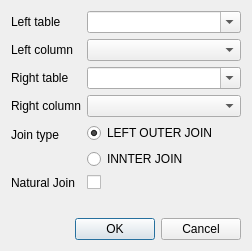
<?xml version="1.0" encoding="UTF-8"?>
<ui version="4.0">
 <class>JoinTableDialog</class>
 <widget class="QDialog" name="JoinTableDialog">
  <property name="geometry">
   <rect>
    <x>0</x>
    <y>0</y>
    <width>252</width>
    <height>251</height>
   </rect>
  </property>
  <property name="windowTitle">
   <string>Join Tables</string>
  </property>
  <layout class="QVBoxLayout" name="verticalLayout">
   <item>
    <layout class="QFormLayout" name="formLayout">
     <item row="0" column="0">
      <widget class="QLabel" name="label">
       <property name="text">
        <string>Left table</string>
       </property>
      </widget>
     </item>
     <item row="0" column="1">
      <widget class="QComboBox" name="leftTable">
       <property name="editable">
        <bool>true</bool>
       </property>
       <property name="insertPolicy">
        <enum>QComboBox::NoInsert</enum>
       </property>
      </widget>
     </item>
     <item row="1" column="0">
      <widget class="QLabel" name="label_2">
       <property name="text">
        <string>Left column</string>
       </property>
      </widget>
     </item>
     <item row="1" column="1">
      <widget class="QComboBox" name="leftColumn"/>
     </item>
     <item row="2" column="0">
      <widget class="QLabel" name="label_3">
       <property name="text">
        <string>Right table</string>
       </property>
      </widget>
     </item>
     <item row="2" column="1">
      <widget class="QComboBox" name="rightTable">
       <property name="editable">
        <bool>true</bool>
       </property>
       <property name="insertPolicy">
        <enum>QComboBox::NoInsert</enum>
       </property>
      </widget>
     </item>
     <item row="3" column="0">
      <widget class="QLabel" name="label_4">
       <property name="text">
        <string>Right column</string>
       </property>
      </widget>
     </item>
     <item row="3" column="1">
      <widget class="QComboBox" name="rightColumn"/>
     </item>
     <item row="4" column="0">
      <widget class="QLabel" name="label_5">
       <property name="text">
        <string>Join type</string>
       </property>
      </widget>
     </item>
     <item row="4" column="1">
      <layout class="QVBoxLayout" name="radioBoxLayout">
       <item>
        <widget class="QRadioButton" name="leftOuterJoin">
         <property name="text">
          <string>LEFT OUTER JOIN</string>
         </property>
         <property name="checked">
          <bool>true</bool>
         </property>
        </widget>
       </item>
       <item>
        <widget class="QRadioButton" name="innerJoin">
         <property name="text">
          <string>INNTER JOIN</string>
         </property>
        </widget>
       </item>
      </layout>
     </item>
     <item row="5" column="0">
      <widget class="QLabel" name="label_6">
       <property name="text">
        <string>Natural Join</string>
       </property>
      </widget>
     </item>
     <item row="5" column="1">
      <widget class="QCheckBox" name="naturalJoin">
       <property name="text">
        <string/>
       </property>
      </widget>
     </item>
    </layout>
   </item>
   <item>
    <widget class="QDialogButtonBox" name="buttonBox">
     <property name="orientation">
      <enum>Qt::Horizontal</enum>
     </property>
     <property name="standardButtons">
      <set>QDialogButtonBox::Cancel|QDialogButtonBox::Ok</set>
     </property>
    </widget>
   </item>
  </layout>
 </widget>
 <resources/>
 <connections>
  <connection>
   <sender>buttonBox</sender>
   <signal>accepted()</signal>
   <receiver>JoinTableDialog</receiver>
   <slot>accept()</slot>
   <hints>
    <hint type="sourcelabel">
     <x>248</x>
     <y>254</y>
    </hint>
    <hint type="destinationlabel">
     <x>157</x>
     <y>274</y>
    </hint>
   </hints>
  </connection>
  <connection>
   <sender>buttonBox</sender>
   <signal>rejected()</signal>
   <receiver>JoinTableDialog</receiver>
   <slot>reject()</slot>
   <hints>
    <hint type="sourcelabel">
     <x>316</x>
     <y>260</y>
    </hint>
    <hint type="destinationlabel">
     <x>286</x>
     <y>274</y>
    </hint>
   </hints>
  </connection>
 </connections>
</ui>
